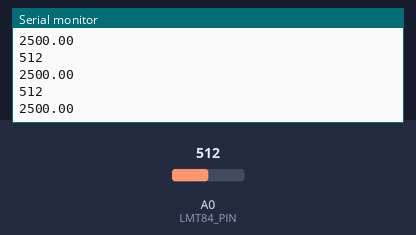
This program was run on a simulated Arduino Pro Mini, built with avr-gcc and run on an emulated ATmega328P. Parts: the last lines printed to the serial monitor. The test bench sets the inputs (shaded band); at power-on: A0 (LMT84_PIN) = 512.

Above: at 1.2 s.
1.3 s: A0 (LMT84_PIN) set to 716
At 2.3 s:
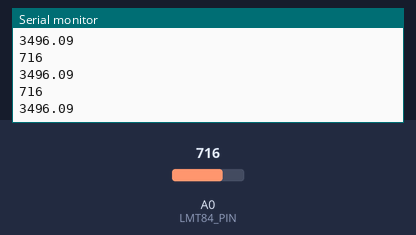
2.8 s: A0 (LMT84_PIN) set to 900
At 3.8 s:
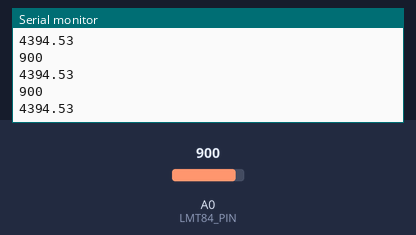
Timing chart, 0 to 5.8 s (numbered marks = the images above; inputs shaded):
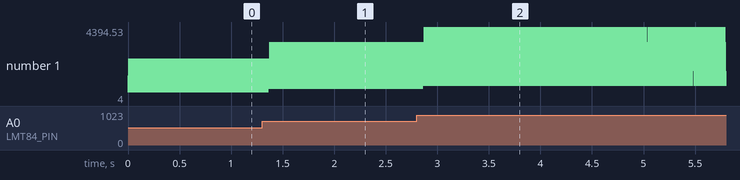

The program:

main.cpp
```cpp
#include <Arduino.h>

#define LMT84_PIN A0

void setup() {
  // put your setup code here, to run once:
  Serial.begin(9600);

}

void loop() {
  // put your main code here, to run repeatedly:
  lmt84_temperature();
}

int lmt84_temperature(){

  int temperature = analogRead(LMT84_PIN);
  float temperature_mV = ((float) temperature) / 1024.0 * 5000;
  Serial.println(temperature);
  Serial.println(temperature_mV);

  delay(1);
}
```

Measured:
- after the input at 1.3 s, the serial monitor: prints a new line after 0.07 s (image 1)
- after the input at 2.8 s, the serial monitor: prints a new line after 0.07 s (image 2)
- plotted number 1: 512 → 716 after the input at 1.3 s, 716 → 4 after the input at 2.8 s
